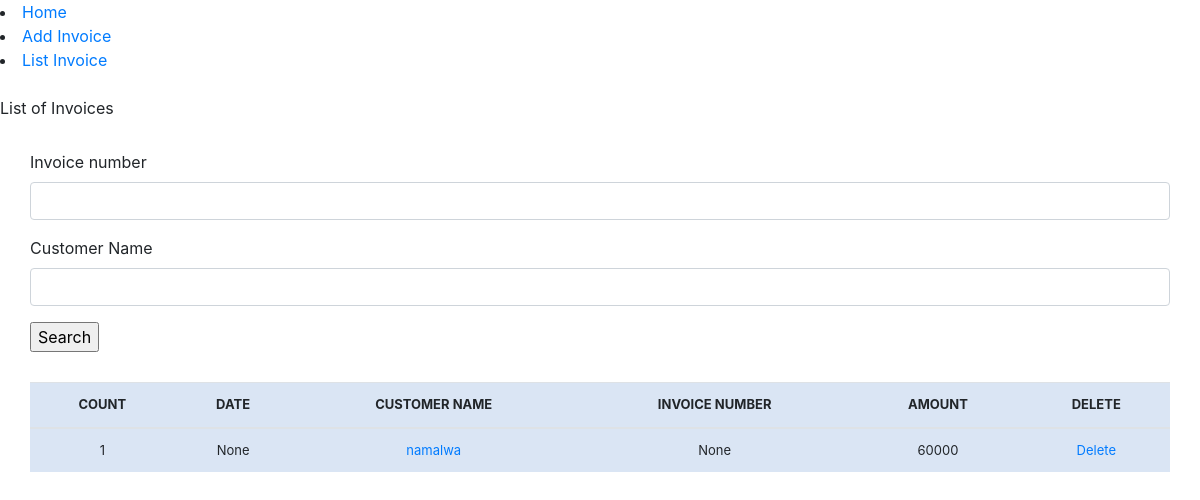
/list_invoice/, run on an earlier commit of the app's database.
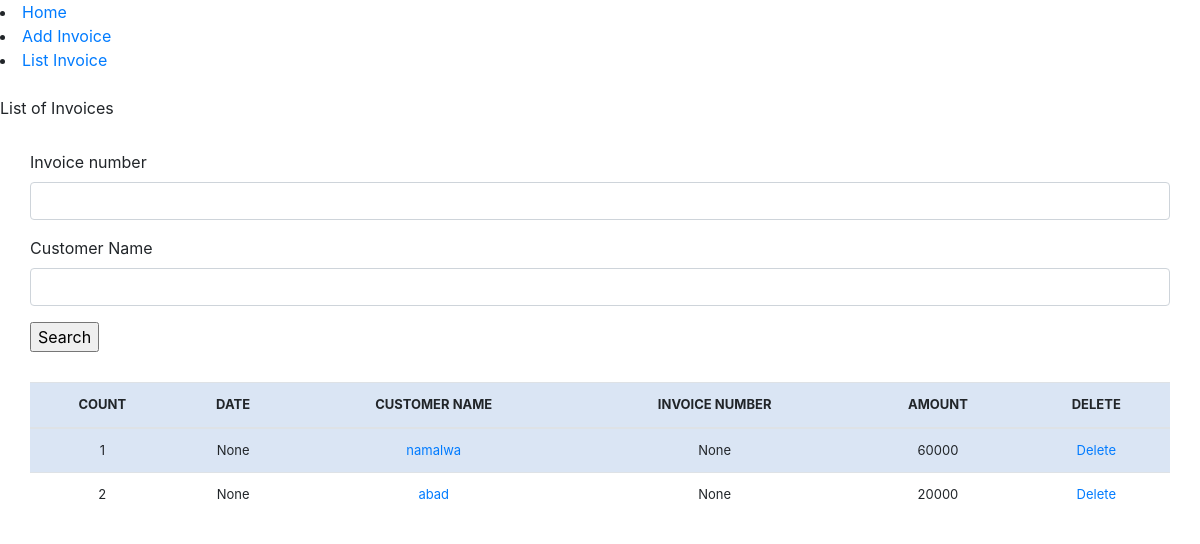
And on a later commit of the database.
### invoicemgt/models.py (models this page shows)
class Invoice(models.Model):
	comments = models.TextField(max_length=3000, default='', blank=True, null=True)
	invoice_number = models.IntegerField(blank=True, null=True)
	invoice_date = models.DateField(auto_now_add=False, auto_now=False, blank=True, null=True)
	name = models.CharField('Customer Name', max_length=120, default='', blank=True, null=True)
	line_one = models.CharField('Line 1', max_length=120, default='', blank=True, null=True)
	line_one_quantity = models.IntegerField('Quantity', default=0, blank=True, null=True)
	line_one_unit_price = models.IntegerField('Unit Price (D)', default=0, blank=True, null=True)
	line_one_total_price = models.IntegerField('Line Total (D)', default=0, blank=True, null=True)
	line_two = models.CharField('Line 2', max_length=120, default='', blank=True, null=True)
	line_two_quantity = models.IntegerField('Quantity', default=0, blank=True, null=True)
	line_two_unit_price = models.IntegerField('Unit Price (D)', default=0, blank=True, null=True)
	line_two_total_price = models.IntegerField('Line Total (D)', default=0, blank=True, null=True)
	line_three = models.CharField('Line 3', max_length=120, default='', blank=True, null=True)
	line_three_quantity = models.IntegerField('Quantity', default=0, blank=True, null=True)
	line_three_unit_price = models.IntegerField('Unit Price (D)', default=0, blank=True, null=True)
	line_three_total_price = models.IntegerField('Line Total (D)', default=0, blank=True, null=True)
	line_four = models.CharField('Line 4', max_length=120, default='', blank=True, null=True)
	line_four_quantity = models.IntegerField('Quantity', default=0, blank=True, null=True)
	line_four_unit_price = models.IntegerField('Unit Price (D)', default=0, blank=True, null=True)
	line_four_total_price = models.IntegerField('Line Total (D)', default=0, blank=True, null=True)
	line_five = models.CharField('Line 5', max_length=120, default='', blank=True, null=True)
	line_five_quantity = models.IntegerField('Quantity', default=0, blank=True, null=True)
	line_five_unit_price = models.IntegerField('Unit Price (D)', default=0, blank=True, null=True)
	line_five_total_price = models.IntegerField('Line Total (D)', default=0, blank=True, null=True)
	phone_number = models.CharField(max_length=120, default='', blank=True, null=True)
	total = models.IntegerField(default='0', blank=True, null=True)
	balance = models.IntegerField(default='0', blank=True, null=True)
	timestamp = models.DateTimeField(auto_now_add=True, auto_now=False)
	last_updated = models.DateTimeField(auto_now_add=False, auto_now=True, blank=True)
	paid = models.BooleanField(default=False)
	invoice_type_choice = (
			('Receipt', 'Receipt'),
			('Invoice', 'Invoice'),
		)
	invoice_type = models.CharField(max_length=50, default='', blank=True, null=True, choices=invoice_type_choice)

### invoicemgt/views.py (the view, shortened to what this page needs)
# urls.py: path('list_invoice/', views.list_invoice , name = "list_invoice"),
def list_invoice(request):
    title = "List of Invoices"
    queryset = Invoice.objects.all()
    form = InvoiceSearchForm(request.POST or None)
    context = {
        "title" : title,
        "queryset" : queryset,
        "form" : form ,
    }
    return render (request , "list_invoice.html" , context)

### invoicemgt/forms.py
class InvoiceSearchForm(forms.ModelForm):
	class Meta:
		model = Invoice
		fields = ['invoice_number' , 'name']

### invoicemgt/templates/list_invoice.html (shortened to what this page needs)
{% load static %}
{% load crispy_forms_tags %}
<!DOCTYPE html>
{% include 'navbar.html' %}
<html lang="en">
<head>
    <link rel="stylesheet" type="text/css"
        href="https://stackpath.bootstrapcdn.com/bootstrap/4.5.2/css/bootstrap.min.css">
    <link rel="stylesheet" href="{% static 'css/style.css' %}">
</head>
<body>
    {{title}}<br>
    <div class="myForm">
        <form method='POST' action=''> {% csrf_token %}
            {{form|crispy}}
            <input type="submit" value='Search' />
        </form>
    </div>
    <table class="table">
        <thead>
            <tr>
                <th>COUNT</th>
                <th>DATE</th>
                <th>CUSTOMER NAME</th>
                <th>INVOICE NUMBER</th>
                <th>AMOUNT</th>
                <th>DELETE</th>
            </tr>
        </thead>
        {% for instance in queryset %}
        <tr>
            <td>{{forloop.counter}}</td>
            <td>{{instance.invoice_date}}</td>
            <td><a href="{% url 'update_invoice' instance.id %}">{{instance.name}}</a></td>
            <td>{{instance.invoice_number}}</td>
            <td>{{instance.line_one_total_price}}</td>
            <td><a href="{% url 'delete_invoice' instance.id %}">Delete</a></td>
        </tr>
        {% endfor %}
    </table>
</body>
</html>

What changed in the data, as far as the page shows it:
added Invoice: invoice_date "None", name "abad", invoice_number "None", line_one_total_price "20000"
